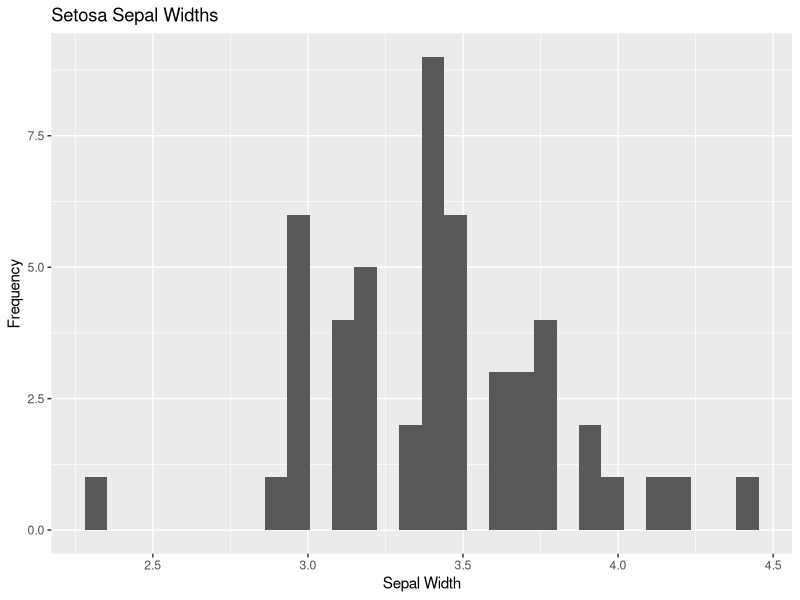
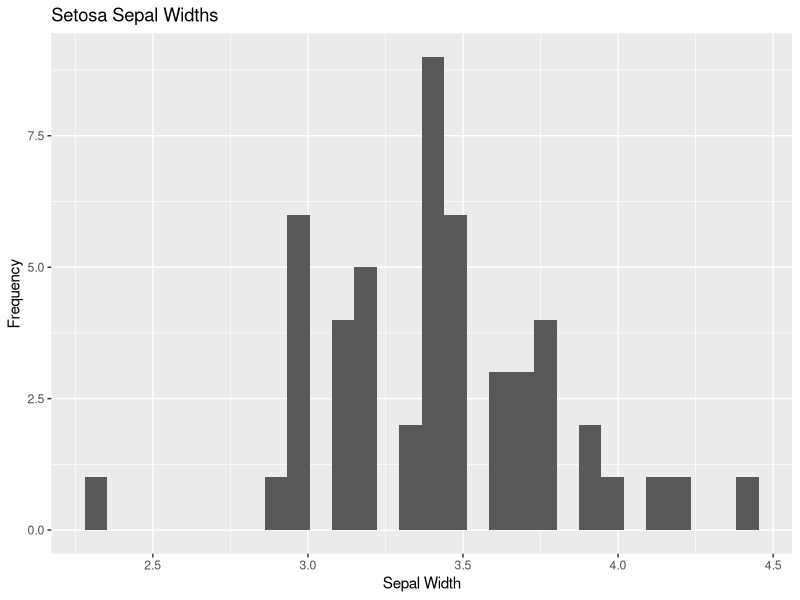
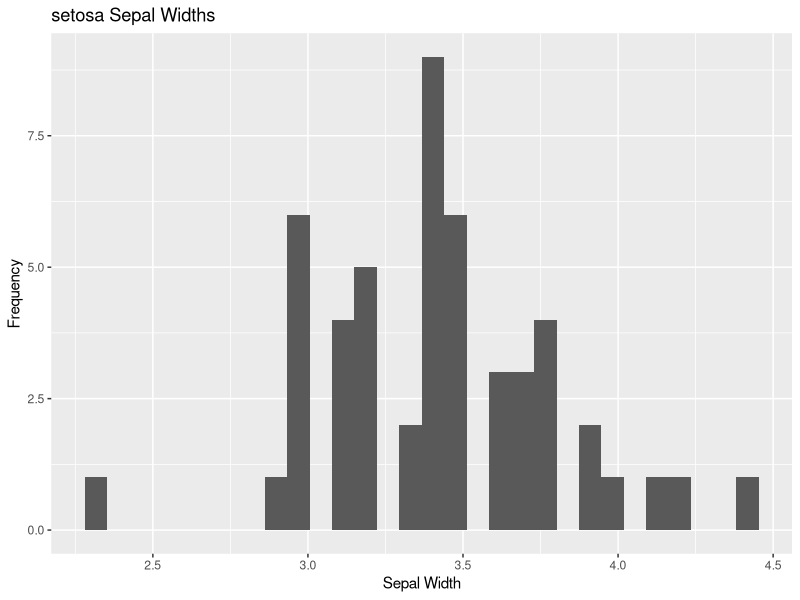
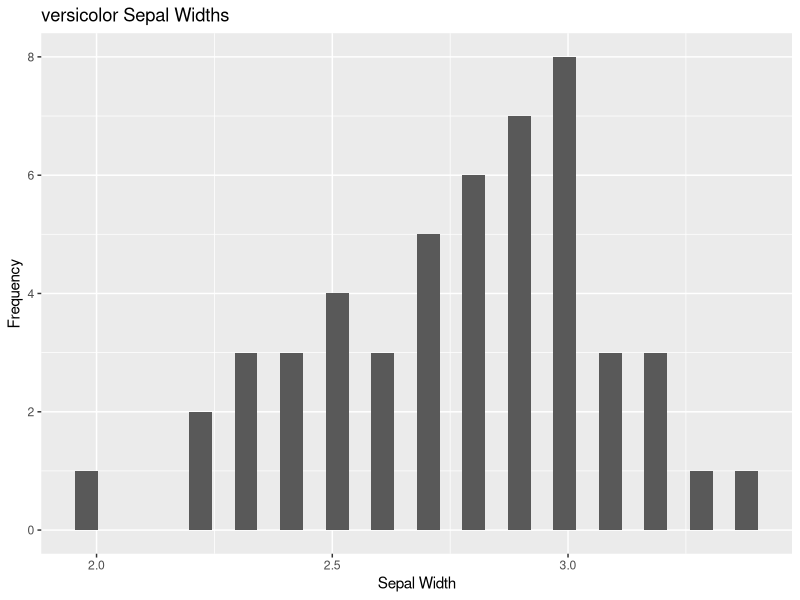
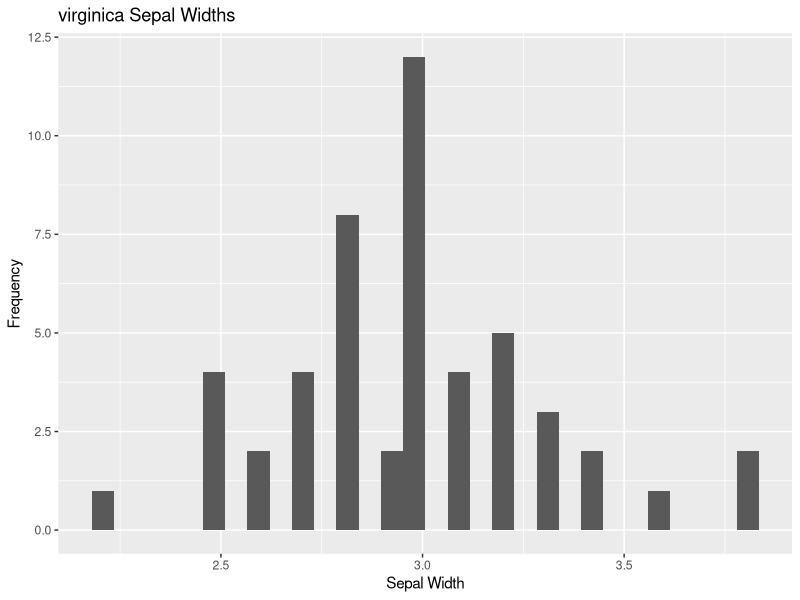
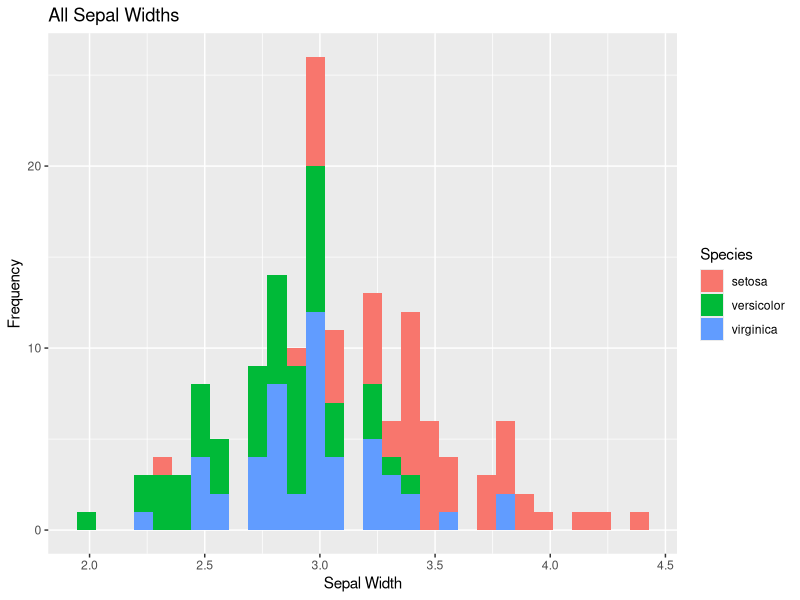

The R source for these figures, in order:
## ---- chunk 1
knitr::opts_chunk$set(echo = TRUE)

# R-markdown/Knitr alternative to setwd()
# MUST be run in this first chunk called "setup"
knitr::opts_knit$set(root.dir = "C:/Users/joyel/Documents/Roux/ALY6010/2021Sb_ALY6010/") # TODO change to your project directory

# suppress scientific notation
options(scipen = 99)

# suppress loading strings as factors
options(stringsAsFactors = FALSE)
## ---- chunk 2
library(ggplot2)
library(dplyr)
library(datasets)  # to get us some data to use in the examples
library(purrr) # part of tidyverse to get access to the map() function
## ---- chunk 3

## ---- chunk 4
iris <- datasets::iris 
# technically iris lazy-loads when I called "library(datasets)" above and then later use "iris", but adding so that you can see where the data comes from

rain <- read.csv(file = 'data/rainFallNOAA.csv') # rain fall for Portland ME from 2000 to 2014 via the National Centers for Environmental Information (NCEI) group of the National Oceanic and Atmospheric Administration https://www.ncdc.noaa.gov/cdo-web/search
## ---- chunk 5
# without pipes
df_nopipes <- summarize(group_by(iris, Species),
                        Average = mean(Sepal.Length),
                        Median = median(Sepal.Length),
                        StandardDeviation = sd(Sepal.Length))
head(df_nopipes)

df_pipes <- iris %>%
  group_by(Species) %>%
  summarize(Average = mean(Sepal.Length),
            Median = median(Sepal.Length),
            StandardDeviation = sd(Sepal.Length))
head(df_pipes)
## ---- chunk 6
# based on example: https://rpubs.com/Mentors_Ubiqum/split_column
# strsplit(string, byvalue) returns a LIST of the split pieces
strsplit("Today is beautiful", " ") 

# To ONLY get "Today" from this we can use the map() function to get a list with only the first element 
strsplit("Today is beautiful", " ") %>%
  map(1)

# Finally using as.character() will change the one-element list into a single value
strsplit("Today is beautiful", " ") %>%
  map(1) %>%
  as.character()

# wrapping these together, we can apply them to our data.frame field
rain$DAY <- as.character(map(strsplit(rain$DATE, " "), 1))

# get Substring of DAY for the YEAR
rain$YEAR <- substr(rain$DAY, 0, 4)
head(rain)
## ---- chunk 7
dailyRain <- rain %>%
  group_by(DAY, YEAR) %>%  # bringing YEAR along for the ride
  summarize(dailyRain = sum(HPCP))
head(dailyRain)
## ---- chunk 8
yearlyAverage <- dailyRain %>%
  group_by(YEAR) %>%
  summarise(averageDaily = mean(dailyRain),
            std_devDaily = sd(dailyRain))
yearlyAverage

# alternatively, we could have piped this all together - though it certainly becomes trickier to "read"
yearlyAverage_alt <- rain %>%
  group_by(DAY) %>%
  summarize(dailyRain = sum(HPCP),
            YEAR = max(YEAR)) %>% # I'm bringing YEAR 'along for the ride' in a different way here
  group_by(YEAR) %>%
  summarise(averageDaily = mean(dailyRain),
            std_devDaily = sd(dailyRain))
yearlyAverage_alt
## ---- chunk 9
# returning to the Iris data...
# 1. plot histogram of Sepal.Widths for a given species
(ggplot(iris[iris$Species == 'setosa',])
 + aes(x = Sepal.Width)
 + geom_histogram(bins = 30)
 + ggtitle("Setosa Sepal Widths")
 + scale_x_continuous("Sepal Width")
 + scale_y_continuous("Frequency")
 )

# 2. wrap in a function; I like to start these with "plot" because that is what the function does
plotSepalWidth <- function(df, species) { # df is often used as a generic variable name for data.frame
  p <- (ggplot(df) # 3. replacing "iris[iris$Species == 'setosa',]" with "df"
   + aes(x = Sepal.Width)
   + geom_histogram(bins = 30)
   + ggtitle(paste(species, "Sepal Widths")) # 3. customize title
   + scale_x_continuous("Sepal Width")
   + scale_y_continuous("Frequency")
   )
  return(p)
}

# 4. test run with existing data
plotSepalWidth(iris[iris$Species == 'setosa',], species = 'Setosa')

# 5. use loops to RUN lots
for (species in unique(iris$Species)) {
  iris %>%
    filter(Species == species) %>%
    plotSepalWidth(species) %>%
    print() # call to explicitly print ggplot (required in loops)
}

# EXTRA: because our function returns the ggplot object AND those are designed to be built upon, we can add more specifics to our plot after running the function.

# here I'm plotting all the data and coloring it by species
plotSepalWidth(iris, "All") + aes(fill = Species)

